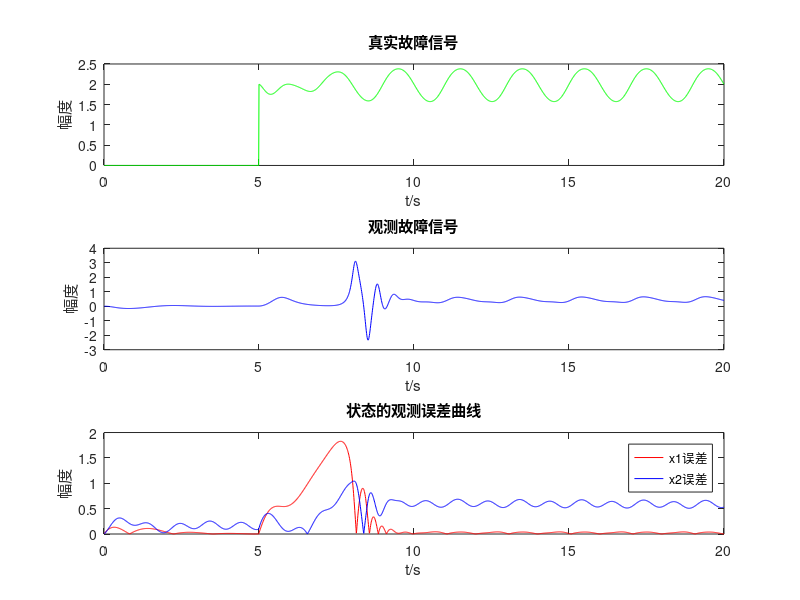
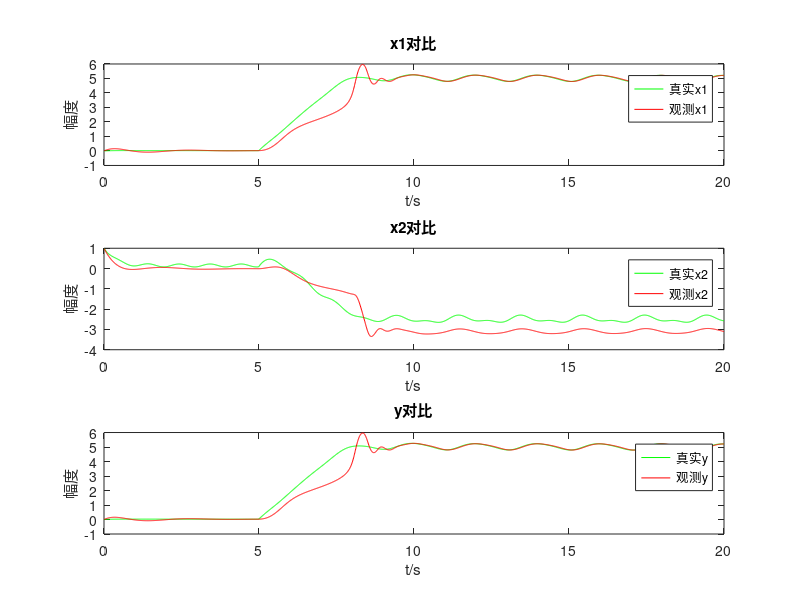

Write MATLAB code to recreate these figures, in order.
% MATLAB仿真代码：带不确定项和故障信号的系统故障检测

% 初始化参数
clear; clc; close all;
load optimal_fault_rbf_parameters.mat;
load optimal_model_rbf_parameters.mat

%% 系统参数初始化
A = [0, 1; -2, -3];
B = [0; 1];
C = [1, 0];
K = [1; 1];
P = [2.2761,0.2845;0.2845,0.5690];
Psi = [1; 1]; % 故障影响矩阵,维度为输入*故障信号维数

% 初始化系统状态和观测器
x = [0; 1]; % 初始系统状态
x_hat = [0; 1]; % 初始观测器状态
y = C * x; % 系统输出
y_hat = C * x_hat; % 观测器输出

%% 神经网络参数初始化
% 训练后的RBF的中心位置
model_num_neurons = size(model_centers,1); % RBF神经量元数
fault_num_neurons = size(fault_centers,1);

% 训练后的RBF宽度
model_widths = model_sigma;
fault_widths = fault_sigma;

%% W更新自适应律初始化
% 权值矩阵初始化
W1 = zeros(2, model_num_neurons); 
W2 = zeros(1, fault_num_neurons); 

% 自适应率的参数设置
L1 = eye(2); 
L2 = eye(1); 
lambda1 = 0.03; % 学习率参数
lambda2 = 0.03; % 学习率参数

%% 仿真参数初始化
% 设置仿真参数
max_time = 20; % 仿真时间为10s
fault_time = 5; % 故障开始的时间为5s
dt = 0.01; % 仿真时间步长为0.01s
time = dt:dt:max_time; % 时间向量
max_iterations = max_time / dt; % 总迭代次数
iteration = 0; % 当前迭代次数

% 数据记录
true_fault = zeros(max_iterations, 1);
observed_fault = zeros(max_iterations, 1);
state_observation_error_x1 = zeros(max_iterations, 1);
state_observation_error_x2 = zeros(max_iterations, 1);
true_x1 = zeros(max_iterations, 1);
true_x2 = zeros(max_iterations, 1);
observation_x1 = zeros(max_iterations, 1);
observation_x2 = zeros(max_iterations, 1);
true_y = zeros(max_iterations, 1);
observation_y = zeros(max_iterations, 1);

%% 开始迭代
while iteration < max_iterations
    % 当前时刻
    t = time(iteration + 1); 
    % 输入信号
    u = 0.5 * sin(2 * pi * t) + 0.5 * cos(0.008 * pi * t);
    % 不确定项
    eta1 = -sin(x(2)) - 0.1 * sin(x(1)) * cos(x(2));
    eta2 = 0.1 * sin(x(1)) * cos(x(2));
    % 故障信号
    if t >= fault_time
        theta = 2 + x(2) / (x(1) +1) * sin(pi * t); % 故障信号
    else
        theta = 0; % 无故障
    end
    
   
    %% 真实系统
    % 系统线性部分
    f = A * x + B * u;
    f1 = f(1);
    f2 = f(2);
    
    % 系统状态方程
    x_dot = [f1 + eta1 + Psi(1) * theta; 
             f2 + eta2 + Psi(2) * theta];
    x = x + x_dot * dt; % 更新状态
    y = C * x; % 更新系统输出

    %% W更新律
    % 扩展 rbf_input，使其与 centers 的维度匹配
    rbf_input_hat_fault = repmat(x_hat', size(fault_centers, 1), 1);
    rbf_input_hat_model = repmat(x_hat', size(model_centers, 1), 1);
    % 计算RBF激活函数输出
    phi1 = exp(-sum((rbf_input_hat_model - model_centers).^2, 2) ./ (2 * model_widths.^2));
    phi2 = exp(-sum((rbf_input_hat_fault - fault_centers).^2, 2) ./ (2 * fault_widths.^2));
    
    % 计算观测误差
    y_epsilon = y - y_hat;
        
    % 权值更新公式中的各项计算
    norm_C = norm(C, 'fro');
    norm_y_epsilon_CP = norm((y_epsilon' * C) * P, 'fro');
    norm_y_epsilon_CP_Psi = norm((y_epsilon' * C) * P * Psi, 'fro');
    
    % 计算 W1 和 W2 的更新
    W1_dot = (L1 * ((P * C') * y_epsilon) * phi1' - lambda1 * norm_y_epsilon_CP * L1 * W1) / (norm_C^2);
    W2_dot = (L2 * Psi' * ((P * C') * y_epsilon) * phi2' - lambda2 * norm_y_epsilon_CP_Psi * L2 * W2) / (norm_C^2);
    
    W1 = W1 + W1_dot * dt;
    W2 = W2 + W2_dot * dt;

    %% 计算神经网络逼近的信号

    % 系统的非线性部分
    f_nonlin_hat = W1 * phi1;

    % 故障信号
    theta_hat = W2 * phi2;

    %% 观测器
    % dx_hat = A_KC * x_hat + W1 * phi1 + Psi * (W2 * phi2) + K * C * x;
    x_hat_dot = A * x_hat + f_nonlin_hat + Psi * theta_hat + K * (y_epsilon);
    x_hat = x_hat + x_hat_dot * dt; % 更新观测器状态
    y_hat = C * x_hat; % 更新观测器输出
    
    %% 记录数据
       
    observed_fault(iteration + 1, 1) = theta_hat; % 记录观测到的故障信号
    state_observation_error_x1(iteration + 1) = abs(x(1) - x_hat(1)); % 记录x1的观测误差
    state_observation_error_x2(iteration + 1) = abs(x(2) - x_hat(2)); % 记录x2的观测误差
    true_x1(iteration + 1) = x(1);
    true_x2(iteration + 1) = x(2);
    observation_x1(iteration + 1) = x_hat(1);
    observation_x2(iteration + 1) = x_hat(2);
    true_y(iteration + 1) = y;
    observation_y(iteration + 1) = y_hat;
    % 记录真实的故障输入
    true_fault(iteration + 1) = theta;

    %% 迭代次数增加
    iteration = iteration + 1;
end

%% 绘制定理1故障观测结果和状态观测误差曲线
figure('Name',"故障观测结果和状态观测误差曲线");
subplot(3, 1, 1);
plot(time, true_fault(1:iteration), 'g');
xlabel('t/s');
ylabel('幅度');
title('真实故障信号');

subplot(3, 1, 2);
plot(time, observed_fault(1:iteration), 'b');
xlabel('t/s');
ylabel('幅度');
title('观测故障信号');

subplot(3, 1, 3);
plot(time, state_observation_error_x1(1:iteration), 'r', 'DisplayName', 'x1误差');
hold on;
plot(time, state_observation_error_x2(1:iteration), 'b', 'DisplayName', 'x2误差');
hold off;
xlabel('t/s');
ylabel('幅度');
title('状态的观测误差曲线');
legend('x1误差', 'x2误差');

figure('Name',"真实值与观测值对比");
subplot(3, 1, 1);
plot(time, true_x1(1:iteration), 'g');
hold on;
plot(time, observation_x1(1:iteration), 'r');
xlabel('t/s');
ylabel('幅度');
title('x1对比');
legend('真实x1', '观测x1');

subplot(3, 1, 2);
plot(time, true_x2(1:iteration), 'g');
hold on;
plot(time, observation_x2(1:iteration), 'r');
xlabel('t/s');
ylabel('幅度');
title('x2对比');
legend('真实x2', '观测x2');

subplot(3, 1, 3);
plot(time, true_y(1:iteration), 'g');
hold on;
plot(time, observation_y(1:iteration), 'r');
xlabel('t/s');
ylabel('幅度');
title('y对比');
legend('真实y', '观测y');

disp('仿真完成');
disp(['总共迭代次数: ', num2str(iteration)]);